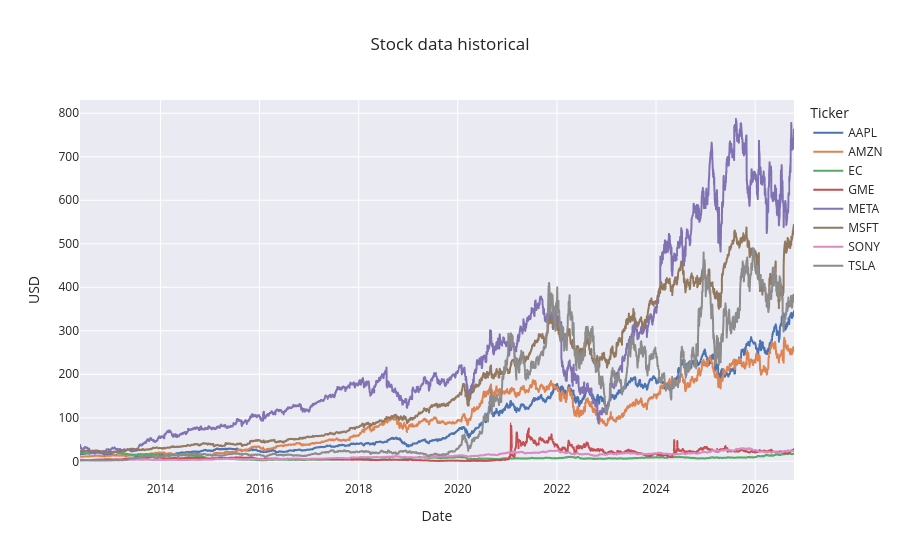

Here is the notebook cell this chart was saved with:
### Code cell
fig = px.line( stock_data,
              title='Stock data historical',
              labels={'value' : 'USD' , 'variable' : 'Ticker'})

fig.show()

### Figure 1 — Plotly figure (JSON) as saved in the notebook; plotly's stock layout.template omitted (floating-point values rounded to 4 significant figures; data arrays with more than 128 entries replaced by an {"elided": "..."} marker saying what was removed)
{"data": [{"hovertemplate": "Ticker=AAPL<br>Date=%{x}<br>USD=%{y}<extra></extra>", "legendgroup": "AAPL", "line": {"color": "rgb(76,114,176)", "dash": "solid"}, "marker": {"symbol": "circle"}, "mode": "lines", "name": "AAPL", "showlegend": true, "type": "scattergl", "x": {"elided": "3622 str values"}, "xaxis": "x", "y": {"elided": "3622 float values"}, "yaxis": "y"}, {"hovertemplate": "Ticker=AMZN<br>Date=%{x}<br>USD=%{y}<extra></extra>", "legendgroup": "AMZN", "line": {"color": "rgb(221,132,82)", "dash": "solid"}, "marker": {"symbol": "circle"}, "mode": "lines", "name": "AMZN", "showlegend": true, "type": "scattergl", "x": {"elided": "3622 str values"}, "xaxis": "x", "y": {"elided": "3622 float values"}, "yaxis": "y"}, {"hovertemplate": "Ticker=EC<br>Date=%{x}<br>USD=%{y}<extra></extra>", "legendgroup": "EC", "line": {"color": "rgb(85,168,104)", "dash": "solid"}, "marker": {"symbol": "circle"}, "mode": "lines", "name": "EC", "showlegend": true, "type": "scattergl", "x": {"elided": "3622 str values"}, "xaxis": "x", "y": {"elided": "3622 float values"}, "yaxis": "y"}, {"hovertemplate": "Ticker=GME<br>Date=%{x}<br>USD=%{y}<extra></extra>", "legendgroup": "GME", "line": {"color": "rgb(196,78,82)", "dash": "solid"}, "marker": {"symbol": "circle"}, "mode": "lines", "name": "GME", "showlegend": true, "type": "scattergl", "x": {"elided": "3622 str values"}, "xaxis": "x", "y": {"elided": "3622 float values"}, "yaxis": "y"}, {"hovertemplate": "Ticker=META<br>Date=%{x}<br>USD=%{y}<extra></extra>", "legendgroup": "META", "line": {"color": "rgb(129,114,179)", "dash": "solid"}, "marker": {"symbol": "circle"}, "mode": "lines", "name": "META", "showlegend": true, "type": "scattergl", "x": {"elided": "3622 str values"}, "xaxis": "x", "y": {"elided": "3622 float values"}, "yaxis": "y"}, {"hovertemplate": "Ticker=MSFT<br>Date=%{x}<br>USD=%{y}<extra></extra>", "legendgroup": "MSFT", "line": {"color": "rgb(147,120,96)", "dash": "solid"}, "marker": {"symbol": "circle"}, "mode": "lines", "name": "MSFT", "showlegend": true, "type": "scattergl", "x": {"elided": "3622 str values"}, "xaxis": "x", "y": {"elided": "3622 float values"}, "yaxis": "y"}, {"hovertemplate": "Ticker=SONY<br>Date=%{x}<br>USD=%{y}<extra></extra>", "legendgroup": "SONY", "line": {"color": "rgb(218,139,195)", "dash": "solid"}, "marker": {"symbol": "circle"}, "mode": "lines", "name": "SONY", "showlegend": true, "type": "scattergl", "x": {"elided": "3622 str values"}, "xaxis": "x", "y": {"elided": "3622 float values"}, "yaxis": "y"}, {"hovertemplate": "Ticker=TSLA<br>Date=%{x}<br>USD=%{y}<extra></extra>", "legendgroup": "TSLA", "line": {"color": "rgb(140,140,140)", "dash": "solid"}, "marker": {"symbol": "circle"}, "mode": "lines", "name": "TSLA", "showlegend": true, "type": "scattergl", "x": {"elided": "3622 str values"}, "xaxis": "x", "y": {"elided": "3622 float values"}, "yaxis": "y"}], "layout": {"legend": {"title": {"text": "Ticker"}, "tracegroupgap": 0}, "title": {"text": "Stock data historical"}, "xaxis": {"anchor": "y", "domain": [0, 1], "title": {"text": "Date"}}, "yaxis": {"anchor": "x", "domain": [0, 1], "title": {"text": "USD"}}}}
